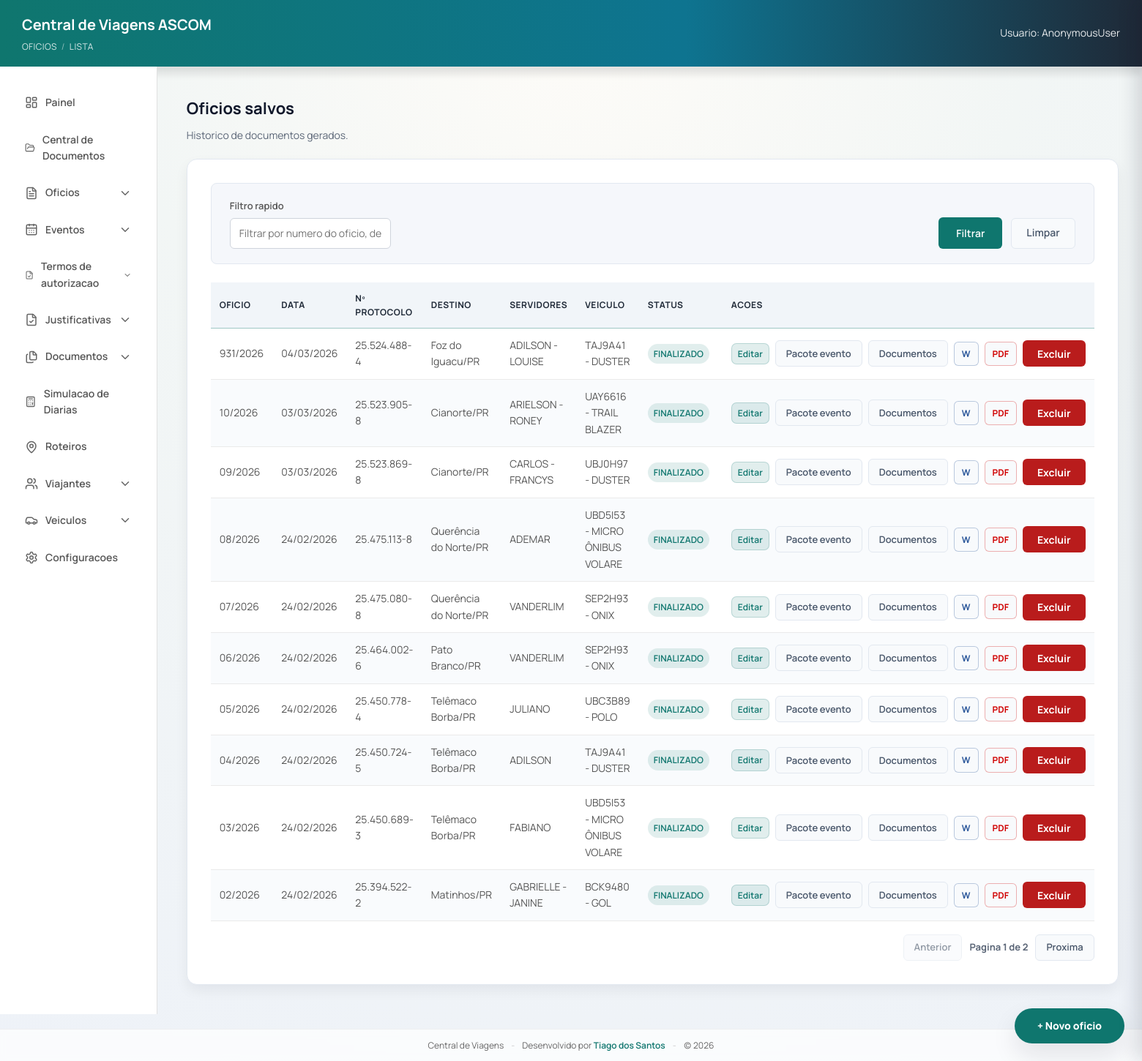
The app's page /oficios/ with its own data.
### viagens/models.py (models this page shows, shortened)
class Oficio(models.Model):
    class Status(models.TextChoices):
        DRAFT = "DRAFT", "Rascunho"
        FINAL = "FINAL", "Finalizado"
    class AssuntoTipo(models.TextChoices):
        AUTORIZACAO = "AUTORIZACAO", "Autorizacao"
        CONVALIDACAO = "CONVALIDACAO", "Convalidacao"
    class CustosChoices(models.TextChoices):
        UNIDADE = "UNIDADE", "UNIDADE – DPC (diária e combustível serão custeados pela DPC)."
        OUTRA_INSTITUICAO = "OUTRA_INSTITUICAO", "OUTRA INSTITUIÇÃO"
        SEM_ONUS = "SEM_ONUS", "Com ônus limitados aos próprios vencimentos"
    class CusteioTipoChoices(models.TextChoices):
        UNIDADE = "UNIDADE", "UNIDADE - DPC (diarias e combustivel serao custeados pela DPC)."
        OUTRA_INSTITUICAO = "OUTRA_INSTITUICAO", "OUTRA INSTITUICAO"
        ONUS_LIMITADOS = "ONUS_LIMITADOS", "ONUS LIMITADOS AOS PROPRIOS VENCIMENTOS"
    class DestinoChoices(models.TextChoices):
        GAB = "GAB", "GABINETE DO DELEGADO GERAL ADJUNTO"
        SESP = "SESP", "SESP"
    acao = models.ForeignKey(
        AcaoInstitucional,
        on_delete=models.SET_NULL,
        related_name="oficios",
        null=True,
        blank=True,
        verbose_name="Acao Institucional",
    )
    evento = models.ForeignKey(
        "Evento",
        on_delete=models.SET_NULL,
        related_name="oficios",
        null=True,
        blank=True,
        verbose_name="Evento (pacote)",
    )
    roteiro = models.ForeignKey(
        "Roteiro",
        on_delete=models.SET_NULL,
        related_name="oficios_como_roteiro",
        null=True,
        blank=True,
        verbose_name="Roteiro de Viagem",
    )
    oficio = models.CharField(max_length=50, blank=True, default="")
    numero = models.PositiveIntegerField(null=True, blank=True, db_index=True)
    ano = models.PositiveIntegerField(null=True, blank=True, db_index=True)
    protocolo = models.CharField(max_length=80, blank=True, default="")
    destino = models.CharField(
        max_length=40,
        choices=DestinoChoices.choices,
        default=DestinoChoices.GAB,
        editable=False,
    )
    status = models.CharField(
        max_length=20,
        choices=Status.choices,
        default=Status.DRAFT,
        db_index=True,
    )
    assunto = models.CharField(max_length=200, blank=True)
    assunto_tipo = models.CharField(
        max_length=20,
        choices=AssuntoTipo.choices,
        default=AssuntoTipo.AUTORIZACAO,
    )
    tipo_destino = models.CharField(
        max_length=20,
        blank=True,
        choices=[
            ("INTERIOR", "Interior"),
            ("CAPITAL", "Capital"),
            ("BRASILIA", "Brasilia"),
        ],
    )
    estado_sede = models.ForeignKey(
        Estado,
        on_delete=models.SET_NULL,
        null=True,
        blank=True,
        related_name="oficios_sede",
    )
    cidade_sede = models.ForeignKey(
        Cidade,
        on_delete=models.SET_NULL,
        null=True,
        blank=True,
        related_name="oficios_sede",
    )
    estado_destino = models.ForeignKey(
        Estado,
        on_delete=models.SET_NULL,
        null=True,
        blank=True,
        related_name="oficios_destino",
    )
    cidade_destino = models.ForeignKey(
        Cidade,
        on_delete=models.SET_NULL,
        null=True,
        blank=True,
        related_name="oficios_destino",
    )
    roteiro_ida_saida_local = models.CharField(max_length=200, blank=True)
    roteiro_ida_saida_datahora = models.CharField(max_length=200, blank=True)
    roteiro_ida_chegada_local = models.CharField(max_length=200, blank=True)
    roteiro_ida_chegada_datahora = models.CharField(max_length=200, blank=True)
    roteiro_volta_saida_local = models.CharField(max_length=200, blank=True)
    roteiro_volta_saida_datahora = models.CharField(max_length=200, blank=True)
    roteiro_volta_chegada_local = models.CharField(max_length=200, blank=True)
    roteiro_volta_chegada_datahora = models.CharField(max_length=200, blank=True)
    retorno_saida_cidade = models.CharField(max_length=120, blank=True)
    retorno_saida_data = models.DateField(null=True, blank=True)
    retorno_saida_hora = models.TimeField(null=True, blank=True)
    retorno_chegada_cidade = models.CharField(max_length=120, blank=True)
    retorno_chegada_data = models.DateField(null=True, blank=True)
    retorno_chegada_hora = models.TimeField(null=True, blank=True)
    quantidade_diarias = models.CharField(max_length=120, blank=True)
    valor_diarias = models.CharField(max_length=120, blank=True)
    valor_diarias_extenso = models.CharField(max_length=200, blank=True)
    tipo_viatura = models.CharField(
        max_length=20,
        blank=True,
        choices=[("CARACTERIZADA", "Caracterizada"), ("DESCARACTERIZADA", "Descaracterizada")],
        default="DESCARACTERIZADA"
    )
    tipo_custeio = models.CharField(
        max_length=30,
        blank=True,
        choices=[
            ("UNIDADE", "Unidade"),
            ("OUTRA_INSTITUICAO", "Outra instituicao"),
            ("SEM_ONUS", "Sem onus"),
        ],
    )
    custeio_tipo = models.CharField(
        max_length=30,
        blank=True,
        choices=CusteioTipoChoices.choices,
        default=CusteioTipoChoices.UNIDADE,
    )
    custeio_texto_override = models.TextField(blank=True, default="")
    custos = models.CharField(
        max_length=20,
        choices=CustosChoices.choices,
        default=CustosChoices.UNIDADE,
    )
    nome_instituicao_custeio = models.CharField(
        max_length=200,
        blank=True,
        default="",
    )
    google_doc_id = models.CharField(max_length=200, blank=True)
    google_doc_url = models.URLField(blank=True)
    pdf_file_id = models.CharField(max_length=200, blank=True)
    pdf_url = models.URLField(blank=True)
    placa = models.CharField(max_length=10, blank=True)
    modelo = models.CharField(max_length=120, blank=True)
    combustivel = models.CharField(max_length=80, blank=True)
    motorista = models.CharField(max_length=120, blank=True)
    motorista_oficio = models.CharField(max_length=80, blank=True)
    motorista_oficio_numero = models.PositiveIntegerField(null=True, blank=True)
    motorista_oficio_ano = models.PositiveIntegerField(null=True, blank=True)
    motorista_protocolo = models.CharField(max_length=80, blank=True)
    motorista_carona = models.BooleanField(default=False)
    motorista_viajante = models.ForeignKey(
        Viajante,
        on_delete=models.SET_NULL,
        null=True,
        blank=True,
        related_name="oficios_motorista",
    )
    carona_oficio_referencia = models.ForeignKey(
        "self",
        on_delete=models.SET_NULL,
        null=True,
        blank=True,
        related_name="oficios_que_usam_como_carona",
    )
    motivo = models.TextField(blank=True)
    justificativa_modelo = models.CharField(
        max_length=80,
        blank=True,
        default="",
        help_text="Código do modelo de justificativa usado (ex: recebimento_tardio).",
    )
    justificativa_texto = models.TextField(
        blank=True,
        default="",
        help_text="Texto da justificativa preenchido (prazo < 10 dias). Preenchido desbloqueia geração do ofício.",
    )
    veiculo = models.ForeignKey(
        Veiculo,
        on_delete=models.SET_NULL,
        null=True,
        blank=True,
        related_name="oficios",
    )
    viajantes = models.ManyToManyField(
        Viajante,
        through="OficioViajante",
        related_name="oficios",
        blank=True,
    )
    created_at = models.DateTimeField(auto_now_add=True, db_index=True)
    updated_at = models.DateTimeField(auto_now=True)
    class Meta:
        constraints = [
            models.UniqueConstraint(
                fields=["ano", "numero"],
                name="uniq_oficio_numero_por_ano",
            )
        ]
    @property
    def numero_formatado(self) -> str:
        return format_oficio_num(self.numero, self.ano)
    @property
    def protocolo_formatado(self) -> str:
        return format_protocolo_num(self.protocolo)

class Cidade(models.Model):
    nome = models.CharField(max_length=120)
    estado = models.ForeignKey(Estado, on_delete=models.CASCADE, related_name="cidades")

class Estado(models.Model):
    sigla = models.CharField(max_length=2, unique=True)
    nome = models.CharField(max_length=100)

class Viajante(models.Model):
    nome = models.CharField(max_length=200)
    rg = models.CharField(max_length=50)
    cpf = models.CharField(max_length=50)
    cargo = models.CharField(max_length=120)
    telefone = models.CharField(max_length=30, blank=True)
    is_ascom = models.BooleanField(
        default=True,
        verbose_name="É da ASCOM?",
        help_text="Se sim, não exige Termo de Autorização no pacote do evento.",
    )

class Veiculo(models.Model):
    placa = models.CharField(max_length=10, unique=True)
    modelo = models.CharField(max_length=120)
    combustivel = models.CharField(max_length=80)
    tipo_viatura = models.CharField(
        max_length=20,
        blank=True,
        choices=[("CARACTERIZADA", "Caracterizada"), ("DESCARACTERIZADA", "Descaracterizada")],
        default="DESCARACTERIZADA"
    )

### viagens/views/_shared.py (the view, shortened to what this page needs)
# urls.py: path("oficios/", views.oficios_lista, name="oficios_lista"),
@require_http_methods(["GET"])
def oficios_lista(request):
    q = request.GET.get("q", "").strip()
    params = request.GET.copy()
    params.pop("page", None)
    querystring = params.urlencode()
    dev_safety = False
    try:
        oficios = Oficio.objects.select_related(
            "veiculo",
            "motorista_viajante",
            "cidade_destino",
            "estado_destino",
            "cidade_sede",
            "estado_sede",
        ).prefetch_related("viajantes")
        oficios = oficios.order_by("-created_at")
        paginator = Paginator(oficios, 10)
    except OperationalError:
        dev_safety = True
        paginator = Paginator(Oficio.objects.none(), 10)
    page_obj = paginator.get_page(request.GET.get("page"))
    return render(
        request,
        "viagens/oficios_list.html",
        {
            "oficios": page_obj,
            "page_obj": page_obj,
            "querystring": querystring,
            "q": q,
            "dev_safety": dev_safety,
        },
    )

### viagens/templates/viagens/oficios_list.html (shortened to what this page needs)
{% extends "viagens/base.html" %}
{% load viagens_extras static %}
{% block extra_head %}
  <link rel="stylesheet" href="{% static 'viagens/documentos_manager.css' %}" />
{% endblock %}
{% block breadcrumb %}
  Oficios <span class="breadcrumb-sep">/</span> Lista
{% endblock %}
{% block content %}
  <h2 class="page-title">Oficios salvos</h2>
  <p class="page-subtitle">Historico de documentos gerados.</p>
  <div class="list-card">
    <div class="filter-bar">
      <form method="get" class="filter-form">
        <div class="filter-left">
          <div class="filter-group">
            <label>Filtro rapido</label>
            <input type="text" name="q" value="{{ q }}" placeholder="Filtrar por numero do oficio, destino, solicitante, motorista, placa..." />
          </div>
        </div>
        <div class="filter-actions">
          <button type="submit" class="btn-primary" data-loading="false">
            <span class="btn-label">Filtrar</span>
          </button>
          <a href="{% url 'oficios_lista' %}" class="btn-clear">Limpar</a>
        </div>
      </form>
    </div>
    {% if oficios %}
      <table class="table">
        <thead>
          <tr>
            <th>Oficio</th>
            <th>Data</th>
            <th>Nº Protocolo</th>
            <th>Destino</th>
            <th>Servidores</th>
            <th>Veiculo</th>
            <th>Status</th>
            <th class="table-actions-header">Acoes</th>
          </tr>
        </thead>
        <tbody>
          {% for oficio in oficios %}
            <tr>
              <td>{{ oficio.numero_formatado|default:oficio.oficio }}</td>
              <td>{{ oficio.created_at|date:"d/m/Y" }}</td>
              <td>{{ oficio.protocolo_formatado|default:oficio.protocolo|default:"-" }}</td>
              <td>
                {% if oficio.cidade_destino %}
                  {{ oficio.cidade_destino.nome }}/{{ oficio.cidade_destino.estado.sigla }}
                {% else %}
                  {{ oficio.get_destino_display }}
                {% endif %}
              </td>
              <td>
                {% for servidor in oficio.viajantes.all %}
                  {{ servidor.nome|first_name }}{% if not forloop.last %} - {% endif %}
                {% empty %}
                  -
                {% endfor %}
              </td>
              <td>
                {% if oficio.veiculo %}
                  {{ oficio.veiculo.placa }} - {{ oficio.veiculo.modelo }}
                {% else %}
                  {{ oficio.placa|default:"-" }}{% if oficio.modelo %} - {{ oficio.modelo }}{% endif %}
                {% endif %}
              </td>
              <td>
                {% if oficio.status == "DRAFT" %}
                  <span class="badge badge--danger">RASCUNHO</span>
                {% else %}
                  <span class="badge">FINALIZADO</span>
                {% endif %}
              </td>
              <td class="table-actions-cell">
                <div class="table-actions table-actions--right">
                  {% if oficio.status == "DRAFT" %}
                    <a href="{% url 'oficio_draft_resume' oficio.id %}" class="btn-edit">Continuar rascunho</a>
                    <a href="{% url 'evento_redirect_from_oficio' oficio.id %}" class="btn-clear btn-small">Pacote evento</a>
                    <a href="{% url 'oficio_documentos' oficio.id %}" class="btn-clear btn-small" data-doc-drawer data-oficio-id="{{ oficio.id }}" data-oficio-label="{{ oficio.numero_formatado|default:oficio.oficio|default:'' }}">Documentos</a>
                  {% else %}
                    <a href="{% url 'oficio_edit_step1' oficio.id %}" class="btn-edit">Editar</a>
                    <a href="{% url 'evento_redirect_from_oficio' oficio.id %}" class="btn-clear btn-small">Pacote evento</a>
                    <a href="{% url 'oficio_documentos' oficio.id %}" class="btn-clear btn-small" data-doc-drawer data-oficio-id="{{ oficio.id }}" data-oficio-label="{{ oficio.numero_formatado|default:oficio.oficio|default:'' }}">Documentos</a>
                    <a class="btn-icon btn-icon--docx" href="{% url 'oficio_download_docx' oficio.id %}" aria-label="Baixar DOCX">W</a>
                    <a class="btn-icon btn-icon--pdf" href="{% url 'oficio_download_pdf' oficio.id %}" aria-label="Baixar PDF">PDF</a>
                  {% endif %}
                  <form method="post" action="{% url 'oficio_excluir' oficio.id %}" class="table-action-form" onsubmit="return confirm('Excluir este ofício?');">
                    <button type="submit" class="btn-danger btn-small">Excluir</button>
                  </form>
                </div>
              </td>
            </tr>
          {% endfor %}
        </tbody>
      </table>
      {% if page_obj.paginator.num_pages > 1 %}
        <div class="pagination">
          {% if page_obj.has_previous %}
            <a class="btn-clear btn-small" href="?{% if querystring %}{{ querystring }}&{% endif %}page={{ page_obj.previous_page_number }}">Anterior</a>
          {% else %}
            <span class="btn-clear btn-small is-disabled">Anterior</span>
          {% endif %}
          <span class="pagination-info">Pagina {{ page_obj.number }} de {{ page_obj.paginator.num_pages }}</span>
          {% if page_obj.has_next %}
            <a class="btn-clear btn-small" href="?{% if querystring %}{{ querystring }}&{% endif %}page={{ page_obj.next_page_number }}">Proxima</a>
          {% else %}
            <span class="btn-clear btn-small is-disabled">Proxima</span>
          {% endif %}
        </div>
      {% endif %}
    {% endif %}
  </div>
  <div class="fab-stack" aria-label="Atalhos">
    <a class="fab" href="{% url 'formulario' %}">+ Novo oficio</a>
  </div>
{% endblock %}

### records on screen
Oficio: numero_formatado "931/2026", created_at "04/03/2026", protocolo_formatado "25.524.488-4", cidade_destino.nome "Foz do Iguacu", cidade_destino.estado.sigla "PR", veiculo.placa "TAJ9A41", veiculo.modelo "DUSTER", status "FINALIZADO"
Viajante: nome|first_name "ADILSON"
Viajante: nome|first_name "LOUISE"
Oficio: numero_formatado "10/2026", created_at "03/03/2026", protocolo_formatado "25.523.905-8", cidade_destino.nome "Cianorte", cidade_destino.estado.sigla "PR", veiculo.placa "UAY6616", veiculo.modelo "TRAIL BLAZER", status "FINALIZADO"
Viajante: nome|first_name "ARIELSON"
Viajante: nome|first_name "RONEY"
Oficio: numero_formatado "09/2026", created_at "03/03/2026", protocolo_formatado "25.523.869-8", cidade_destino.nome "Cianorte", cidade_destino.estado.sigla "PR", veiculo.placa "UBJ0H97", veiculo.modelo "DUSTER", status "FINALIZADO"
Viajante: nome|first_name "CARLOS"
Viajante: nome|first_name "FRANCYS"
Oficio: numero_formatado "08/2026", created_at "24/02/2026", protocolo_formatado "25.475.113-8", cidade_destino.nome "Querência do Norte", cidade_destino.estado.sigla "PR", veiculo.placa "UBD5I53", veiculo.modelo "MICRO ÔNIBUS VOLARE", status "FINALIZADO"
Viajante: nome|first_name "ADEMAR"
Oficio: numero_formatado "07/2026", created_at "24/02/2026", protocolo_formatado "25.475.080-8", cidade_destino.nome "Querência do Norte", cidade_destino.estado.sigla "PR", veiculo.placa "SEP2H93", veiculo.modelo "ONIX", status "FINALIZADO"
Viajante: nome|first_name "VANDERLIM"
Oficio: numero_formatado "06/2026", created_at "24/02/2026", protocolo_formatado "25.464.002-6", cidade_destino.nome "Pato Branco", cidade_destino.estado.sigla "PR", veiculo.placa "SEP2H93", veiculo.modelo "ONIX", status "FINALIZADO"
Oficio: numero_formatado "05/2026", created_at "24/02/2026", protocolo_formatado "25.450.778-4", cidade_destino.nome "Telêmaco Borba", cidade_destino.estado.sigla "PR", veiculo.placa "UBC3B89", veiculo.modelo "POLO", status "FINALIZADO"
Viajante: nome|first_name "JULIANO"
Oficio: numero_formatado "04/2026", created_at "24/02/2026", protocolo_formatado "25.450.724-5", cidade_destino.nome "Telêmaco Borba", cidade_destino.estado.sigla "PR", veiculo.placa "TAJ9A41", veiculo.modelo "DUSTER", status "FINALIZADO"
Oficio: numero_formatado "03/2026", created_at "24/02/2026", protocolo_formatado "25.450.689-3", cidade_destino.nome "Telêmaco Borba", cidade_destino.estado.sigla "PR", veiculo.placa "UBD5I53", veiculo.modelo "MICRO ÔNIBUS VOLARE", status "FINALIZADO"
Viajante: nome|first_name "FABIANO"
Oficio: numero_formatado "02/2026", created_at "24/02/2026", protocolo_formatado "25.394.522-2", cidade_destino.nome "Matinhos", cidade_destino.estado.sigla "PR", veiculo.placa "BCK9480", veiculo.modelo "GOL", status "FINALIZADO"
Viajante: nome|first_name "GABRIELLE"
Viajante: nome|first_name "JANINE"

### other values on screen
{{ request.user }} "AnonymousUser"
{{ page_obj.number }} "1"
{{ page_obj.paginator.num_pages }} "2"
